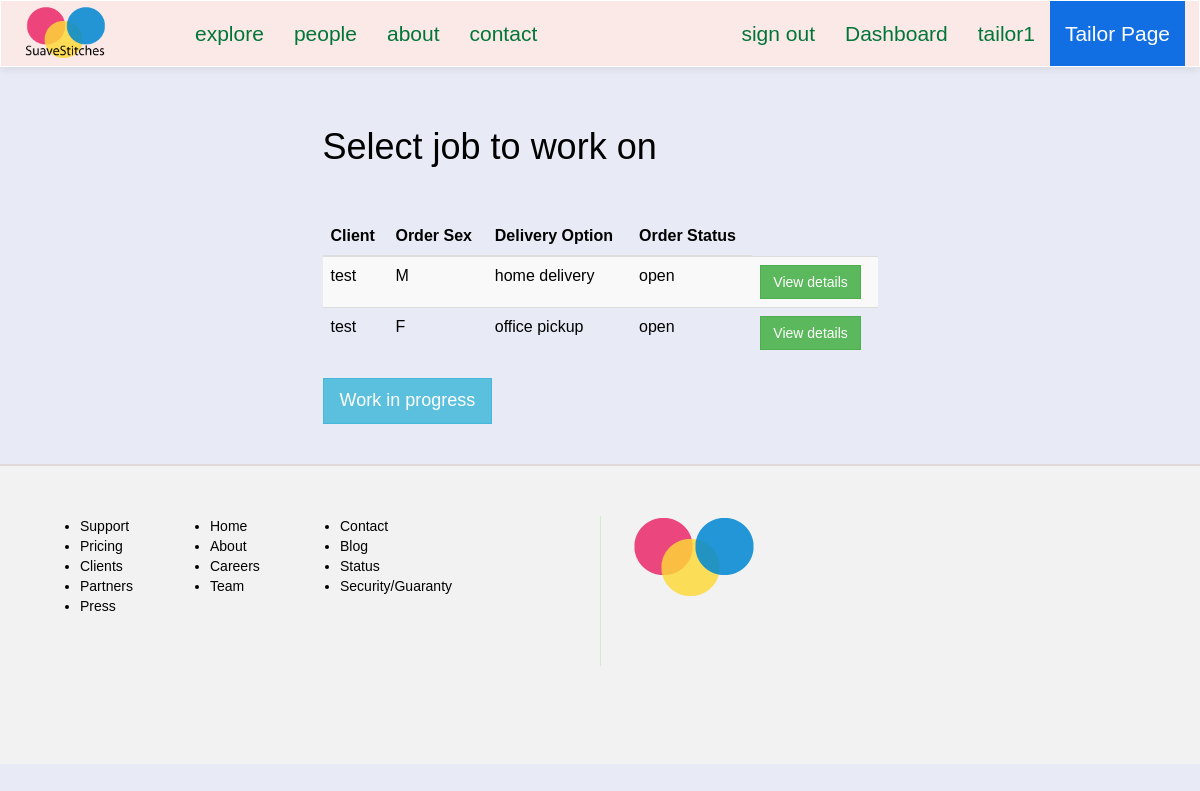
The page /suave/tailor/dashboard (signed in) on the database its author committed.
### suave/models.py (models this page shows)
class Order(models.Model):
	client = models.ForeignKey(Client, null=True)
	sizetable = models.ForeignKey(SizeTable, null=True)
	tailor = models.ForeignKey(Tailor, null=True)
	fabric = models.CharField(max_length=50, null=True)
	style = models.CharField(max_length=100, null=True)
	main_order_id = models.CharField(max_length=15, null=True)
	details = models.CharField(max_length=250, null=True) #*
	delivery_option = models.CharField(max_length=100, null=True)
	service_option = models.CharField(max_length=100, null=True)
	sex = models.CharField(max_length=2, default=' ')
	status = models.CharField(max_length=20, default='OPEN') #*
	cost = models.IntegerField(default=0000) # final cost of order
	date = models.DateField(auto_now_add=True)

class Client(models.Model):
	FEMALE = 'F'
	MALE = 'M'
	SEX_CHOICE = (
		(FEMALE, 'F'),
		(MALE, 'M'),
	)
	user = models.OneToOneField(User)
	address = models.CharField(max_length=200, null=True)
	preference = models.CharField(max_length=40)
	sex = models.CharField(max_length=2, choices=SEX_CHOICE, default=" ")
	def __str__(self):
		return self.user.username

### suave/views.py (the view)
@login_required
def tailorDashboard(request):
	context = {}
	context['title'] = 'Tailor - SuaveStitches Nigeria'
	context['tailorPage'] = True
	orders = Order.objects.filter(status='OPEN')
	context['orders'] = orders
	tailor_obj = Tailor.objects.get(user=request.user)
	context['work'] = len(Order.objects.filter(tailor=tailor_obj, status='IN PROGRESS'))
	return render(request, 'i/tailor/dashboard.html', context)

### suave/templates/i/tailor/dashboard.html (shortened to what this page needs)
{% extends "i/layout/base.html" %}
{% block main_section %}
<div class="col-lg-6 col-lg-offset-3"><br><br>
	<h1>Select job to work on</h1>
	<br><br>
	{% if orders %}
	<table class="table table-striped table-hover">
		<thead>
			<tr>
				<th>Client</th>
				<th>Order Sex</th>
				<th>Delivery Option</th>
				<th>Order Status</th>
			</tr>
		</thead>
		<tbody>
			{% for order in orders %}
			<tr>
				<td>{{ order.client }}</td>
				<td>{{ order.sex }}</td>
				<td>{{ order.delivery_option|lower }}</td>
				<td>{{ order.status|lower }}</td>
				<td><a href="{% url 'suave:tailorOrderDetails' order.main_order_id %}" class="btn btn-success">View details</a></td>
			</tr>
			{% endfor %}
		</tbody>
	</table>
	{% endif %}
	<div class="dashboard-button-panel">
		<a href="{% url 'suave:tailorWorkInProgress' %}" class="btn btn-success btn-info btn-lg">
			Work in progress
		</a>
	</div>
	<br><br>
</div>
{% endblock %}

### suave/templates/i/layout/base.html (shortened to what this page needs)
<html>
	<head>
		{% load staticfiles %}
		<link rel="stylesheet" type="text/css" href="{% static 'css/style.css' %}">
		<link rel="stylesheet" type="text/css" href="{% static 'fonts/font-awesome/css/font-awesome.min.css' %}">
	</head>
	{% if tailorPage %}
	<body class="tailorPage-color">
	{% else %}
	<body>
	{% endif %}
	{% if tailorPage %}
		<nav class="navbar navbar-default" role="navigation" style="background:#FBE9E7">
	{% else %}
		<nav class="navbar navbar-default" role="navigation">
	{% endif %}
			<div class="container">
				<div class="row">
					<div class="navbar-header">
						<div id="header">
							<a class="navbar-brand" href="/suave">
								<img src="{% static 'img/my_logo_1.png' %}">
							</a>
						</div>
					</div>
					<div class="collapse navbar-collapse navbar-ex1-collapse">
						<ul class="nav navbar-nav navbar-left">
							<li class=""><a href style="background:#">explore</a></li>
							<li class=""><a href="{% url 'suave:tailorHome' %}">people</a></li>
							<li class=""><a >about</a></li>
							<li class=""><a >contact</a></li>
						</ul>
						<ul class="nav navbar-nav navbar-right">
							{% if user.is_authenticated %}
							<li><a href="{% url 'suave:signout' %}" class="">sign out</a></li>
								{% if user.tailor.rate %}
									<li><a href="{% url 'suave:tailorDashboard' %}" class="">Dashboard</a></li>
								{% else %}
									<li><a href="{% url 'suave:clientDashboard' %}" class="">Dashboard</a></li>
								{% endif %}
							<li><a class="">{{user}}</a></li>
							{% else %}
							<li><a role="button" class="" data-toggle="modal" data-target=".bs-example-modal-sm">sign in</a></li>
							{% endif %}
							{% if tailorPage %}
								<li class=""><a class="" style="background:#126ee3;color:#fff">Tailor Page</a></li>
							{% endif %}
						</ul>
					</div>
				</div>
			</div>
		</nav>
		<div class="container">
			<div class="row">
					{% block main_section %}
					{% endblock %}
			</div>
		</div>
		<div class="footer">
			<div class="col-lg-6 footer-left">
				<ul class="col-sm-3">
					<li>Support</li>
					<li>Pricing</li>
					<li>Clients</li>
					<li>Partners</li>
					<li>Press</li>
				</ul>
				<ul class="col-sm-3">
					<li>Home</li>
					<li>About</li>
					<li>Careers</li>
					<li>Team</li>
				</ul>
				<ul class="col-sm-3">
					<li>Contact</li>
					<li>Blog</li>
					<li>Status</li>
					<li>Security/Guaranty</li>
				</ul>
			</div>
			<div class="col-lg-6 footer-right">
				<img src="{% static 'img/my_logo.png' %}">
			</div>
		</div>
	</body>
</html>

### suave/static/css/style.css (style rules this page uses)
a { text-decoration: none; }
#header img { width: 65%; }
.navbar { background-repeat: no-repeat; border-bottom: 1px solid #178ACC; box-shadow: 0px 1px 10px rgba(0, 0, 0, 0.1); border-radius: 0px; margin-bottom: 0px; }
.navbar-default { background: #fff; border-color: #fff; }
.navbar-default .navbar-brand, .navbar-default .navbar-brand:hover, .navbar-default .navbar-brand:focus, .navbar-default .navbar-nav > li > a { color: #007538; font-size: 1.5em; }
.navbar-default .navbar-nav > li > a { line-height: 35px; }
.footer { min-height: 300px; background: #f2f2f2; padding: 50px; border-top: 2px #e0dada solid; }
.footer-right { height: 150px; border-left: 1px #cec solid; }
.tailorPage-color { background: #ECEFF1; background: #E8EAF6; }
#header { margin: -10px auto auto auto; }
*:not(span) { -webkit-border-radius: 0 !important; -moz-border-radius: 0 !important; -ms-border-radius: 0 !important; border-radius: 0 !important; }
body { color: #000; font-family: weblysleek, arial; }

### rows shown on the page
Order: client "test", sex "M", delivery_option "home delivery", status "open"
Order: client "test", sex "F", delivery_option "office pickup", status "open"

### other values the page prints
{{ user }} "tailor1"
